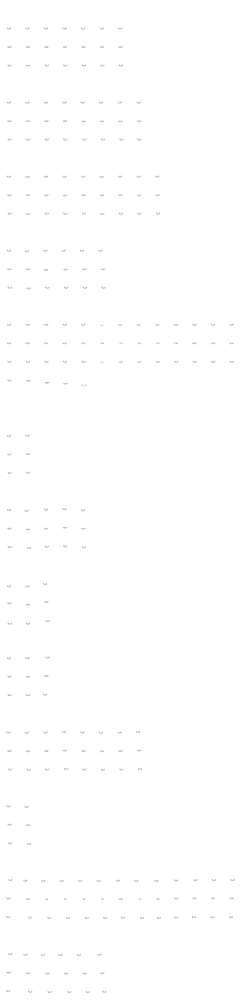
#> input picture chargen/character-spritesheet(21).png, 241 x 1000 px, shrunk from 832 x 3456 before the run; its folder holds only this picture in this run
$ python imgprocessor.py
#> lines starting #> are read from the running program, lines starting #| are printed output that depends on the picture
from PIL import Image
from pathlib import Path

INPUT_DIR = Path("chargen")
OUTPUT_DIR = INPUT_DIR / "processed"
OUTPUT_DIR.mkdir(exist_ok=True)

FRAME_W = 64
FRAME_H = 64

# zero-indexed LPC frame position
FRAME_COL = 1
FRAME_ROW = 2

# Must be exactly 32x32:
# right - left = 32
# bottom - top = 32
PORTRAIT_CROP = (16, 10, 48, 42)

for file in INPUT_DIR.glob("*.png"):
    sheet = Image.open(file).convert("RGBA")
#> sheet is the input picture: PIL image 241x1000 RGBA; mean R, G, B, A 4.9, 5, 5.1, 1.4

    frame_left = FRAME_COL * FRAME_W
    frame_top = FRAME_ROW * FRAME_H

    frame = sheet.crop((
        frame_left,
        frame_top,
        frame_left + FRAME_W,
        frame_top + FRAME_H
    ))
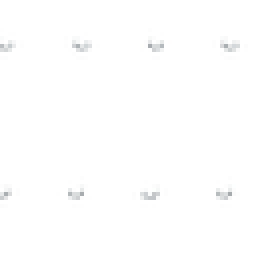
#> frame: PIL image 64x64 RGBA (shown 4 times larger); mean R, G, B, A 9, 9.1, 9.1, 2.4; transparent parts drawn white

    portrait = frame.crop(PORTRAIT_CROP)
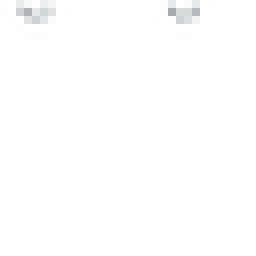
#> portrait: PIL image 32x32 RGBA (shown 8 times larger); mean R, G, B, A 6.7, 6.6, 6.6, 2.5; transparent parts drawn white

    # Safety check: make sure it is exactly 32x32
    assert portrait.size == (32, 32), f"{file.name} produced {portrait.size}"

    out_path = OUTPUT_DIR / f"{file.stem}_portrait.png"
    portrait.save(out_path)

    print(f"Saved {out_path}")
